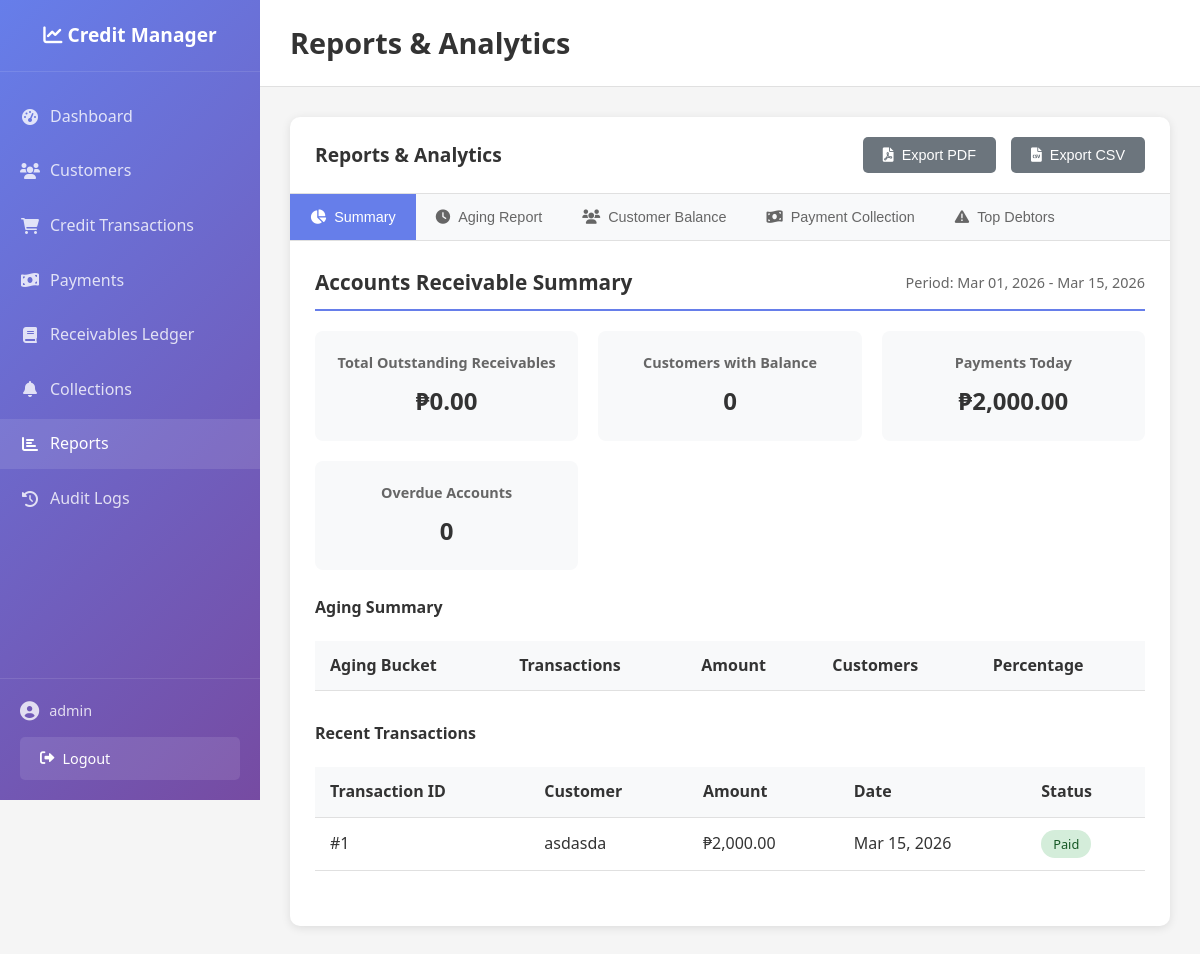
The app's page /credit-management-system/reports.php (signed in) with its own data.
### tables this page shows
CREATE TABLE `credit_transactions` (
  `transaction_id` int(11) NOT NULL,
  `customer_id` int(11) NOT NULL,
  `item_description` text NOT NULL,
  `quantity` int(11) NOT NULL,
  `unit_price` decimal(10,2) NOT NULL,
  `total_amount` decimal(10,2) NOT NULL,
  `transaction_date` date NOT NULL,
  `due_date` date NOT NULL,
  `status` enum('unpaid','partially_paid','paid') DEFAULT 'unpaid',
  `created_at` timestamp NOT NULL DEFAULT current_timestamp()
);

CREATE TABLE `customers` (
  `customer_id` int(11) NOT NULL,
  `full_name` varchar(100) NOT NULL,
  `phone_number` varchar(20) DEFAULT NULL,
  `address` text DEFAULT NULL,
  `credit_limit` decimal(10,2) DEFAULT 0.00,
  `payment_terms` int(11) DEFAULT 30,
  `risk_classification` enum('low','medium','high') DEFAULT 'medium',
  `current_balance` decimal(10,2) DEFAULT 0.00,
  `created_at` timestamp NOT NULL DEFAULT current_timestamp()
);

### credit-management-system/config/config.php (called while the page is built, shortened)
<?php
function getDBConnection() {
    try {
        $conn = new PDO("mysql:host=" . DB_HOST . ";dbname=" . DB_NAME, DB_USER, DB_PASS);
        $conn->setAttribute(PDO::ATTR_ERRMODE, PDO::ERRMODE_EXCEPTION);
        $conn->setAttribute(PDO::ATTR_DEFAULT_FETCH_MODE, PDO::FETCH_ASSOC);
        return $conn;
    } catch(PDOException $e) {
        die("Connection failed: " . $e->getMessage());
    }
}
function formatCurrency($amount) {
    return '₱' . number_format($amount ?? 0, 2);
}
function formatDate($date) {
    return date('M d, Y', strtotime($date));
}
?>

### credit-management-system/models/Report.php (called while the page is built, shortened)
<?php
class Report {
    private $conn;
    public function __construct($conn) {
        $this->conn = $conn;
    }
    public function getDashboardStats() {
        $stats = [];
        $stmt = $this->conn->prepare("SELECT SUM(total_amount) as total FROM credit_transactions WHERE status != 'paid'");
        $stmt->execute();
        $stats['total_outstanding'] = $stmt->fetch()['total'] ?? 0;
        $stmt = $this->conn->prepare("SELECT COUNT(DISTINCT customer_id) as total FROM credit_transactions WHERE status != 'paid'");
        $stmt->execute();
        $stats['customers_with_balance'] = $stmt->fetch()['total'] ?? 0;
        $stmt = $this->conn->prepare("SELECT SUM(amount_paid) as total, COUNT(payment_id) as count FROM payments WHERE DATE(payment_date) = CURRENT_DATE");
        $stmt->execute();
        $today = $stmt->fetch();
        $stats['payments_today'] = $today['total'] ?? 0;
        $stats['payments_today_count'] = $today['count'] ?? 0;
        $stmt = $this->conn->prepare("SELECT COUNT(*) as total FROM credit_transactions WHERE status != 'paid' AND due_date < CURRENT_DATE");
        $stmt->execute();
        $stats['overdue_accounts'] = $stmt->fetch()['total'] ?? 0;
        return $stats;
    }
    public function getRecentTransactions($limit = 10) {
        $limit = (int)$limit;
        $stmt = $this->conn->prepare("
            SELECT
                ct.transaction_id,
                ct.total_amount,
                ct.transaction_date,
                ct.status,
                c.full_name
            FROM credit_transactions ct
            JOIN customers c ON ct.customer_id = c.customer_id
            ORDER BY ct.transaction_date DESC
            LIMIT $limit
        ");
        $stmt->execute();
        return $stmt->fetchAll();
    }
}
?>

### credit-management-system/reports/summary_report.php (the view, shortened to what this page needs)
<?php
$stats = $report->getDashboardStats();
$recentTransactions = $report->getRecentTransactions(5);
?>
<div class="report-section">
    <div class="report-header">
        <h3>Accounts Receivable Summary</h3>
        <div class="report-period">
            Period: <?php echo formatDate($startDate); ?> - <?php echo formatDate($endDate); ?>
        </div>
    </div>
    <div class="report-stats">
        <div class="report-stat-card">
            <h4>Total Outstanding Receivables</h4>
            <div class="value"><?php echo formatCurrency($stats['total_outstanding']); ?></div>
        </div>
        <div class="report-stat-card">
            <h4>Customers with Balance</h4>
            <div class="value"><?php echo $stats['customers_with_balance']; ?></div>
        </div>
        <div class="report-stat-card">
            <h4>Payments Today</h4>
            <div class="value"><?php echo formatCurrency($stats['payments_today']); ?></div>
        </div>
        <div class="report-stat-card">
            <h4>Overdue Accounts</h4>
            <div class="value"><?php echo $stats['overdue_accounts']; ?></div>
        </div>
    </div>
    <div class="report-section">
        <h4>Aging Summary</h4>
        <div class="report-table">
            <table class="data-table">
                <thead>
                    <tr>
                        <th>Aging Bucket</th>
                        <th>Transactions</th>
                        <th>Amount</th>
                        <th>Customers</th>
                        <th>Percentage</th>
                    </tr>
                </thead>
            </table>
        </div>
    </div>
    <div class="report-section">
        <h4>Recent Transactions</h4>
        <div class="report-table">
            <table class="data-table">
                <thead>
                    <tr>
                        <th>Transaction ID</th>
                        <th>Customer</th>
                        <th>Amount</th>
                        <th>Date</th>
                        <th>Status</th>
                    </tr>
                </thead>
                <tbody>
                    <?php foreach ($recentTransactions as $tx): ?>
                        <tr>
                            <td>#<?php echo $tx['transaction_id']; ?></td>
                            <td><?php echo $tx['full_name']; ?></td>
                            <td><?php echo formatCurrency($tx['total_amount']); ?></td>
                            <td><?php echo formatDate($tx['transaction_date']); ?></td>
                            <td>
                                <span class="status-badge status-<?php echo $tx['status']; ?>">
                                    <?php echo ucfirst($tx['status']); ?>
                                </span>
                            </td>
                        </tr>
                    <?php endforeach; ?>
                </tbody>
            </table>
        </div>
    </div>
</div>

### credit-management-system/assets/css/style.css (style rules this page uses)
* { margin: 0; padding: 0; box-sizing: border-box; }
body { font-family: 'Segoe UI', Tahoma, Geneva, Verdana, sans-serif; line-height: 1.6; color: #333; background-color: #f5f5f5; }
.data-table { width: 100%; border-collapse: collapse; background: white; }
.data-table th, .data-table td { padding: 12px 15px; text-align: left; border-bottom: 1px solid #e0e0e0; }
.data-table th { background: #f8f9fa; font-weight: 600; color: #333; position: sticky; top: 0; }
.status-badge { display: inline-block; padding: 4px 12px; border-radius: 20px; font-size: 0.8rem; font-weight: 500; }
.status-paid { background: #d4edda; color: #155724; }

### credit-management-system/reports.php (style rules this page uses)
.report-section { margin-bottom: 30px; }
.report-header { display: flex; justify-content: space-between; align-items: center; margin-bottom: 20px; padding-bottom: 10px; border-bottom: 2px solid #667eea; }
.report-header h3 { font-size: 1.3rem; color: #333; }
.report-period { color: #666; font-size: 0.9rem; }
.report-stats { display: grid; grid-template-columns: repeat(auto-fit, minmax(200px, 1fr)); gap: 20px; margin-bottom: 25px; }
.report-stat-card { background: #f8f9fa; padding: 20px; border-radius: 8px; text-align: center; }
.report-stat-card h4 { font-size: 0.9rem; color: #666; margin-bottom: 8px; }
.report-stat-card .value { font-size: 1.5rem; font-weight: bold; color: #333; }
.report-table { margin-top: 20px; }

### records on screen
credit_transactions: transaction_id "1", customer.full_name "asdasda", total_amount "₱2,000.00", transaction_date "Mar 15, 2026", status "Paid"

### other values on screen
$_SESSION['admin_username'] "admin"
$page_title "Reports & Analytics"
formatCurrency($stats['total_outstanding']) "₱0.00"
$stats['customers_with_balance'] "0"
formatCurrency($stats['payments_today']) "₱2,000.00"
$stats['overdue_accounts'] "0"
